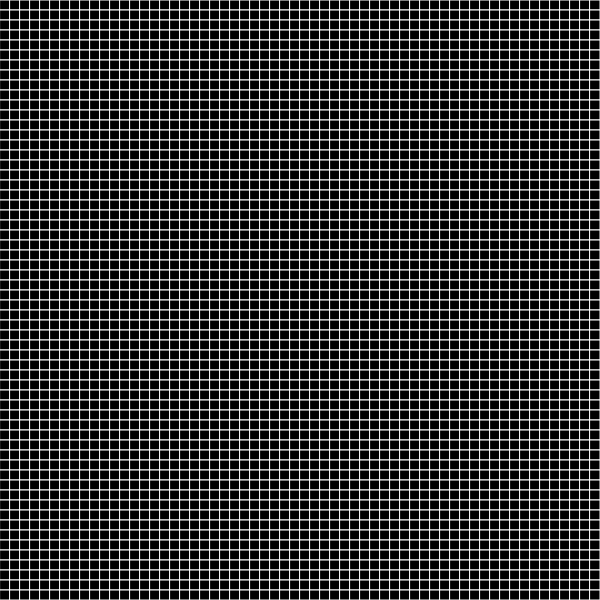
Frame 1 (no input)
Frame 60 (no input): identical to frame 1, image omitted
Frame 120 (the mouse pressed at the canvas centre since frame 60): identical to frame 1, image omitted

The p5.js sketch that drew this single still picture (run headless with seeded random() and noise() and a simulated clock; from frame 60 on, the mouse is pressed at the canvas centre):

// p5.js sketch
// ── sketch.js
function make2DArray(cols, rows) {
  arr = new Array(cols);
  for (let i = 0; i < arr.length; i++) {
    arr[i] = new Array(rows);
  }
  return arr;
}

let grid;
let w = 10;
let cols, rows;

function setup() {
  createCanvas(600, 600);
  cols = width / 10;
  rows = height / 10;
  grid = make2DArray(cols, rows);

  // initialize every grid index as 0
  for (let i = 0; i < cols; i++) {
    for (let j = 0; j < rows; j++) {
      grid[i][j] = 0;
    }
  }
}

function draw() {
  background(0);

  for (let i = 0; i < cols; i++) {
    for (let j = 0; j < rows; j++) {
      stroke(255);
      fill(grid[i][j] * 255);
      let x = i * w;
      let y = j * w;
      square(x, y, w);
    }
  }
}

// ── style.css
html, body {
  margin: 0;
  padding: 0;
  background-color: #141414;
}

canvas {
  display: block;
}
